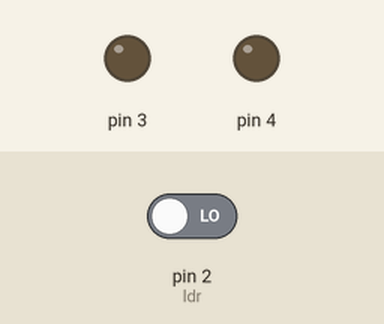
The sketch below on a simulated Arduino Uno, built with avr-gcc and run on an emulated ATmega328P. Parts: output pins drawn as LEDs (lit = HIGH). The inputs (shaded band) are chosen by the test bench; at power-on: pin 2 (ldr) LOW.

Above: at 0.8 s.
0.9 s: pin 2 (ldr) driven HIGH
At 1.9 s:
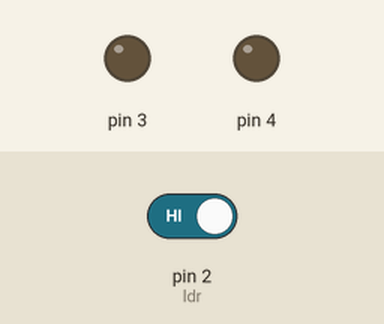
2.4 s: pin 2 (ldr) driven LOW
At 3.3 s:
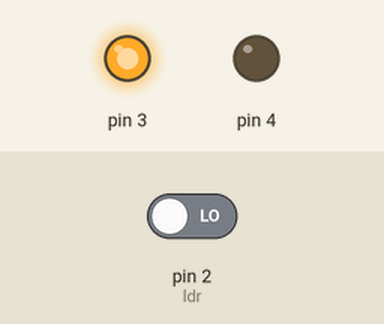
At 8.8 s:
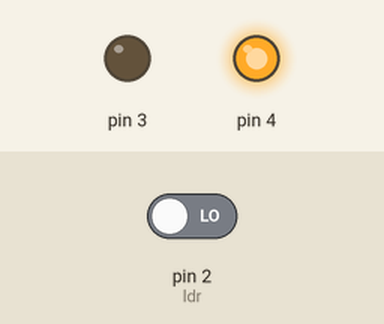
Timing chart, 0 to 30.4 s (numbered marks = the images above; inputs shaded):
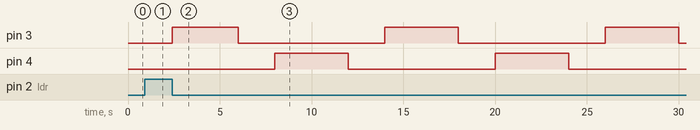

The sketch:

Gomulu_Sistemler_3.ino
```cpp
#include <avr/io.h>//avr kütüphanesi
#include <avr/interrupt.h>//kesme kütüphanesi
volatile int sayac=0;//saniyeyi tutar
volatile int ldr=0;//ldr kontrol eder
int main(void)
{
  cli();//kestinler kapatılır
  DDRD=B00011000;//0-7 arasındaki pinlerin içindeki 3. ve 4. output olarak tanımlandı

  TCCR1B|=(1<<WGM12);//timer1 ctc modda
  TCCR1B|=(1<<CS12);//clk değeri 1024 olarak ayarlanır
  TCCR1B|=(1<<CS10);
  OCR1A=31250;//her 2 saniyede bir ISR fonksiyonunu tetiklemesini ister
  TIMSK1|=(1<<OCIE1A);
  PORTD=B0000000;

  sei();//kesmeleri tekrardan başlatır
  while(1)
  {
    ldr = (PIND&(1<<PD2));//ldr ye bağlı pini okur
    if(ldr>0)
    {//eğer ldr den değer okunursa durur motor
      PORTD=B0000000;
    }else
    {//değer yoksa ldr de motor çalışır
      if(sayac==0)
      {//ilk iki saniye kesme olmadığı için haraketsiz kalır
        PORTD=B0000000;
      }
      if(sayac>=1 && sayac<3)
      {
        PORTD=B0001000;//3. pine elektrik verilir
      }
      if(sayac==3)
      {
        PORTD=B0000000;
      }
      if(sayac>=4)
      {//motor saat yönünün tersine döner
        PORTD=B0010000;//4. pine elektrik verir
      }
    }

  }
}
ISR(TIMER1_COMPA_vect)//her bekleme süresinde bir buraya girer
{
  sayac++;//2 saniye de bir girerek sayacı arttırır
  if(sayac==3)
  {//buraya 3. girişinde 6 saniyeyi dolduru
    //2 saniye durur ve 4 saniye haraket eder.
    //bu döngü 6 saniyede bir kendini tekrar eder
  }
  if(sayac==6)
  {//sonraki 6. saniyeye kadar da motor saat yönünün tersine döner
  //ve sayac sıfırlanır
  //bu döngüde 6 saniyede bir kendini tekrar eder
    sayac=0;
  }
}
```

Measured:
- after the input at 0.9 s, pin 3: stays LOW (without the input it goes to HIGH after 1.1 s)
- after the input at 2.4 s, pin 3: alternates HIGH for 4.0 s and LOW for 8.0 s, starting at once; pin 4: alternates HIGH for 4.0 s and LOW for 8.0 s, starting after 5.6 s
